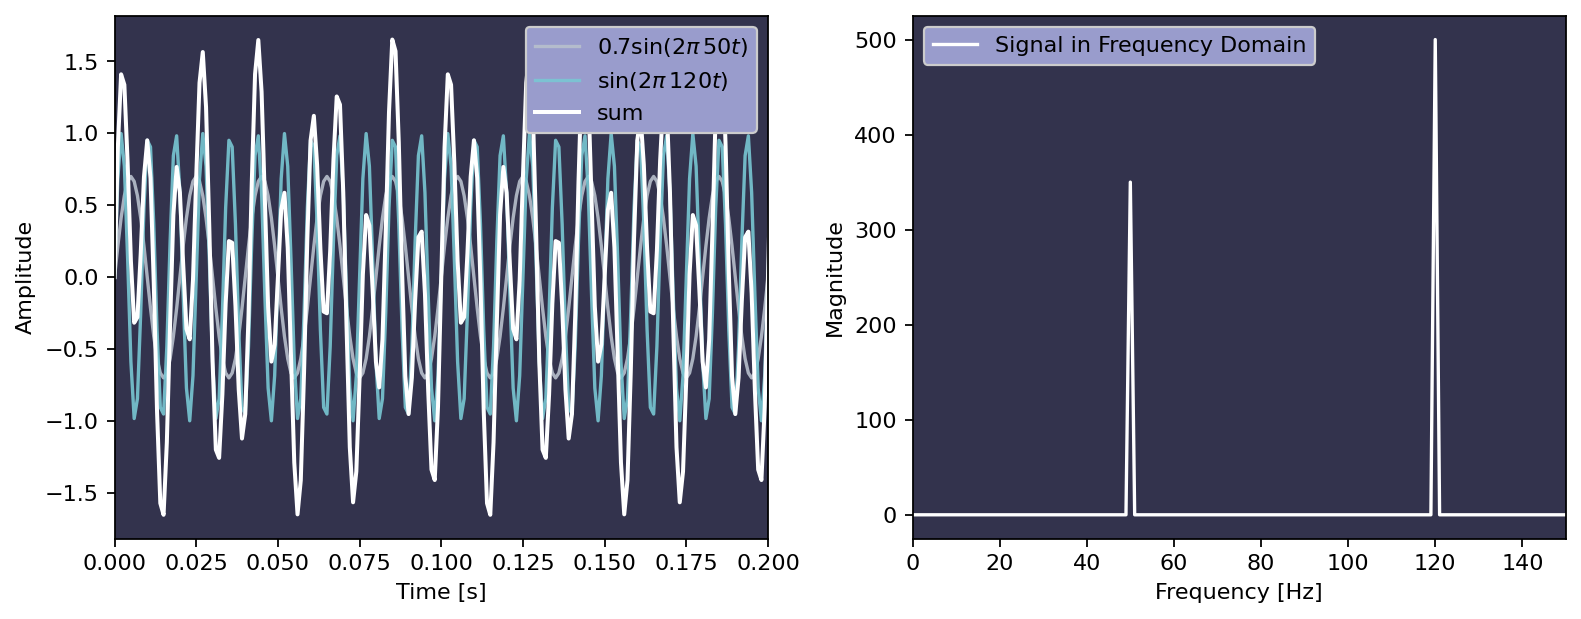

The script that drew this image:
from pathlib import Path

import matplotlib.pyplot as plt
import numpy as np


sampling_rate = 1000  # Hz
sampling_interval = 1.0 / sampling_rate
sample_count = 1000
t = np.linspace(0.0, sample_count * sampling_interval, sample_count, endpoint=False)

f1 = 50  # Hz
f2 = 120  # Hz

harmonic_1 = 0.7 * np.sin(2.0 * np.pi * f1 * t)
harmonic_2 = np.sin(2.0 * np.pi * f2 * t)
signal = harmonic_1 + harmonic_2

fft_magnitude = np.abs(np.fft.fft(signal))
frequencies = np.fft.fftfreq(sample_count, sampling_interval)

fig, (ax_time, ax_freq) = plt.subplots(1, 2, figsize=(10, 4))

ax_time.plot(t, harmonic_1, label=r"$0.7\sin(2\pi\,50t)$", color="#b8c0cc", alpha=0.9)
ax_time.plot(t, harmonic_2, label=r"$\sin(2\pi\,120t)$", color="#79c7d3", alpha=0.9)
ax_time.plot(t, signal, label="sum", color="white", linewidth=1.8)
ax_time.set(xlabel="Time [s]", ylabel="Amplitude", xlim=(0, 0.2))
ax_time.set_facecolor((0.2, 0.2, 0.3))
ax_time.legend(fancybox=True, framealpha=1, loc="upper right", facecolor=(0.6, 0.61, 0.8))

ax_freq.plot(
    frequencies[: sample_count // 2],
    fft_magnitude[: sample_count // 2],
    label="Signal in Frequency Domain",
    color="white",
)
ax_freq.set(xlabel="Frequency [Hz]", ylabel="Magnitude", xlim=(0, 150))
ax_freq.set_facecolor((0.2, 0.2, 0.3))
ax_freq.legend(fancybox=True, framealpha=1, loc="upper left", facecolor=(0.6, 0.61, 0.8))

fig.tight_layout()
output_path = Path(__file__).with_suffix(".png")
fig.savefig(output_path, dpi=160, bbox_inches="tight")
plt.close(fig)
